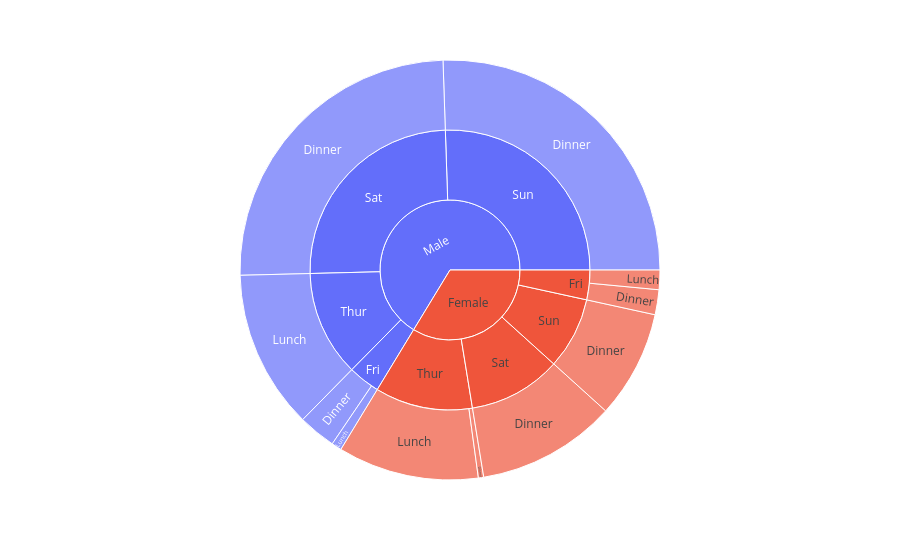

Here is the notebook cell this chart was saved with:
### Markdown cell above
### <u>Exercise 13:</u>

### Code cell
"""
Create sunburst chart
showing total restaurant tips
"""

import pandas as pd # import relevant libraries
import seaborn as sns
import plotly.express as px

df = sns.load_dataset("tips") # load tip dataset from seaborn

fig = px.sunburst(df, path=['sex', 'day','time'], values='tip') # values used to calculate totals for the grouping order defined
fig.show() # display sunburst chart

### Figure 1 — Plotly figure (JSON) as saved in the notebook; plotly's stock layout.template omitted (floating-point values rounded to 4 significant figures)
{"data": [{"branchvalues": "total", "domain": {"x": [0, 1], "y": [0, 1]}, "hovertemplate": "labels=%{label}<br>tip=%{value}<br>parent=%{parent}<br>id=%{id}<extra></extra>", "ids": ["Female/Sun/Dinner", "Male/Sun/Dinner", "Male/Sat/Dinner", "Female/Sat/Dinner", "Male/Thur/Lunch", "Female/Thur/Lunch", "Male/Fri/Dinner", "Female/Fri/Dinner", "Male/Fri/Lunch", "Female/Fri/Lunch", "Female/Thur/Dinner", "Female/Sun", "Male/Sun", "Male/Sat", "Female/Sat", "Male/Thur", "Female/Thur", "Male/Fri", "Female/Fri", "Female", "Male"], "labels": ["Dinner", "Dinner", "Dinner", "Dinner", "Lunch", "Lunch", "Dinner", "Dinner", "Lunch", "Lunch", "Dinner", "Sun", "Sun", "Sat", "Sat", "Thur", "Thur", "Fri", "Fri", "Female", "Male"], "name": "", "parents": ["Female/Sun", "Male/Sun", "Male/Sat", "Female/Sat", "Male/Thur", "Female/Thur", "Male/Fri", "Female/Fri", "Male/Fri", "Female/Fri", "Female/Thur", "Female", "Male", "Male", "Female", "Male", "Female", "Male", "Female", "", ""], "type": "sunburst", "values": [60.61, 186.8, 181.9, 78.45, 89.41, 79.42, 21.23, 14.05, 5.7, 10.98, 3.0, 60.61, 186.8, 181.9, 78.45, 89.41, 82.42, 26.93, 25.03, 246.5, 485.1]}], "layout": {"legend": {"tracegroupgap": 0}, "margin": {"t": 60}}}
